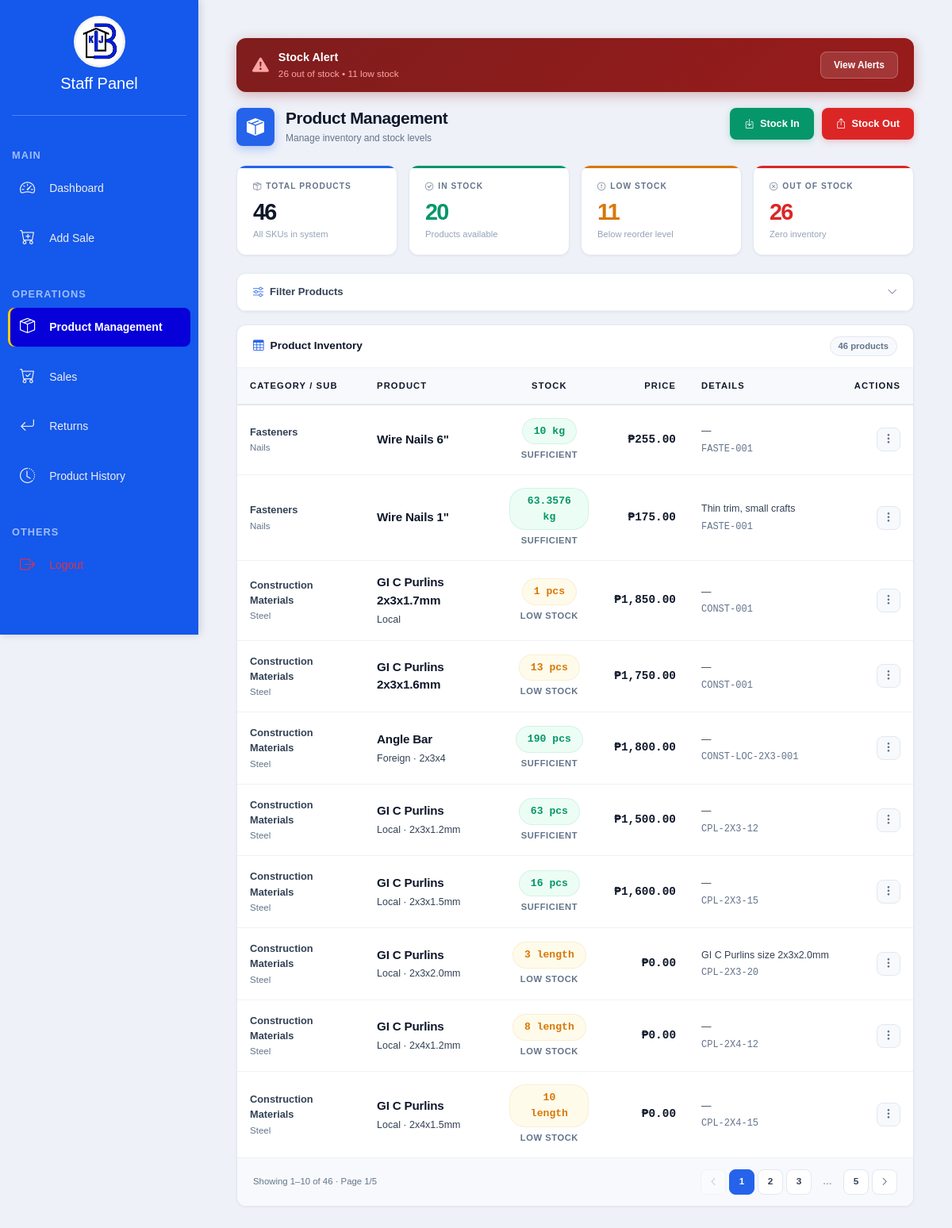
The app's page /staff_products.php (signed in) with its own data.
### tables this page shows
CREATE TABLE `products` (
  `product_id` int(11) NOT NULL,
  `product_name` varchar(255) NOT NULL,
  `brand` varchar(255) DEFAULT NULL,
  `variation` varchar(255) DEFAULT NULL,
  `category_id` int(11) NOT NULL,
  `subcategory_id` int(11) DEFAULT NULL,
  `unit` varchar(50) DEFAULT NULL,
  `supplier_price` decimal(10,2) DEFAULT 0.00,
  `selling_price` decimal(10,2) DEFAULT 0.00,
  `stock` decimal(10,4) DEFAULT NULL,
  `reorder_level` decimal(10,4) DEFAULT NULL,
  `image_path` varchar(255) DEFAULT NULL,
  `description` text DEFAULT NULL,
  `sku` varchar(255) NOT NULL,
  `created_at` timestamp NOT NULL DEFAULT current_timestamp(),
  `created_by` varchar(100) DEFAULT NULL,
  `last_updated_by` varchar(100) DEFAULT NULL,
  `is_archived` tinyint(1) NOT NULL DEFAULT 0,
  `expiring` tinyint(1) NOT NULL DEFAULT 0
);

CREATE TABLE `categories` (
  `category_id` int(11) NOT NULL,
  `category_name` varchar(255) NOT NULL,
  `created_at` timestamp NOT NULL DEFAULT current_timestamp(),
  `is_archived` tinyint(1) NOT NULL DEFAULT 0
);

CREATE TABLE `subcategories` (
  `subcategory_id` int(11) NOT NULL,
  `category_id` int(11) NOT NULL,
  `subcategory_name` varchar(255) NOT NULL,
  `image_path` varchar(255) DEFAULT NULL,
  `created_at` timestamp NOT NULL DEFAULT current_timestamp(),
  `is_archived` tinyint(1) NOT NULL DEFAULT 0
);

### project.php (called while the page is built, shortened)
<?php
function formatQty($q) {
    if ($q == (int)$q) return (int)$q;
    return rtrim(rtrim(number_format((float)$q, 4), '0'), '.');
}
?>

### staff_products.php (the view, shortened to what this page needs)
<?php
include 'project.php';
$limit = 10;
$page = isset($_GET['page']) && is_numeric($_GET['page']) && (int)$_GET['page'] > 0 ? (int)$_GET['page'] : 1;
$offset = ($page - 1) * $limit;
$lowStockQuery = $conn->query("
    SELECT product_name, brand, variation, unit, stock, reorder_level
    FROM products
    WHERE stock > 0 AND stock <= reorder_level AND reorder_level > 0
    ORDER BY stock ASC
");
$lowStockProducts = [];
if ($lowStockQuery && $lowStockQuery->num_rows > 0) {
    while ($row = $lowStockQuery->fetch_assoc()) {
        $lowStockProducts[] = $row;
    }
}
$outOfStockQuery = $conn->query("
    SELECT product_id, product_name, brand, variation, unit, stock, reorder_level, category_id
    FROM products
    WHERE stock = 0
    ORDER BY product_name ASC
");
$outOfStockProducts = [];
if ($outOfStockQuery && $outOfStockQuery->num_rows > 0) {
    while ($row = $outOfStockQuery->fetch_assoc()) {
        $outOfStockProducts[] = $row;
    }
}
$summary_row = $conn->query("\n    SELECT\n        COUNT(*) AS total_products,\n        SUM(CASE WHEN stock > 0 THEN 1 ELSE 0 END) AS in_stock,\n        SUM(CASE WHEN stock = 0 THEN 1 ELSE 0 END) AS out_of_stock,\n        SUM(CASE WHEN reorder_level > 0 AND stock > 0 AND stock <= reorder_level THEN 1 ELSE 0 END) AS low_stock\n    FROM products\n")->fetch_assoc();
$total_products_summary = (int)($summary_row['total_products'] ?? 0);
$in_stock_count = (int)($summary_row['in_stock'] ?? 0);
$out_of_stock_count = (int)($summary_row['out_of_stock'] ?? 0);
$low_stock_count = (int)($summary_row['low_stock'] ?? 0);
$params = [];
$types = '';
$brand_filter = trim($_GET['brand_filter'] ?? '');
$variant_filter = trim($_GET['variant_filter'] ?? '');
$count_sql = "
    SELECT COUNT(p.product_id)
    FROM products p
    LEFT JOIN categories c ON p.category_id = c.category_id
    LEFT JOIN subcategories s ON p.subcategory_id = s.subcategory_id
";
$count_stmt = $conn->prepare($count_sql);
$count_stmt->execute();
$count_stmt->bind_result($total_products);
$total_pages = ceil($total_products / $limit);
$sql = "
    SELECT p.*, p.unit, p.brand, p.variation, p.sku, c.category_name, s.subcategory_name
    FROM products p
    LEFT JOIN categories c ON p.category_id = c.category_id
    LEFT JOIN subcategories s ON p.subcategory_id = s.subcategory_id
";
$sql .= " ORDER BY p.created_at DESC LIMIT ? OFFSET ?";
$stmt = $conn->prepare($sql);
$pagination_types = $types . 'ii';
$pagination_params = array_merge($params, [$limit, $offset]);
if (!empty($pagination_params)) {
    $stmt->bind_param($pagination_types, ...$pagination_params);
}
$stmt->execute();
$result = $stmt->get_result();
function buildPaginationUrl($page, $get_params) {
    unset($get_params['page']);
    $get_params['page'] = $page;
    return 'staff_products.php?' . http_build_query($get_params);
}
?>
<!DOCTYPE html>
<html lang="en">
<head>
    <link href="https://cdn.jsdelivr.net/npm/bootstrap@5.3.3/dist/css/bootstrap.min.css" rel="stylesheet">
    <link rel="stylesheet" href="https://cdnjs.cloudflare.com/ajax/libs/font-awesome/6.4.0/css/all.min.css">
    <link rel="stylesheet" href="https://cdn.jsdelivr.net/npm/bootstrap-icons/font/bootstrap-icons.css">
    <link rel="stylesheet" href="css/admin1.css">
    <link rel="stylesheet" href="css/alert.css">
</head>
<body>
<div class="d-flex">
  <div class="sidebar flex-column p-0" id="sidebar">
    <div class="sidebar-logo text-center">
      <img src="images/logo.png" alt="Inventory Logo">
      <h5 class="mt-2 text-white">Staff Panel</h5>
    </div>
    <hr class="text-white">
    <ul class="nav flex-column">
      <li class="sidebar-title">Main</li>
      <li class="nav-item mb-2"><a class="nav-link" href="staff_dashboard.php"><i class="bi bi-speedometer2 me-2"></i> Dashboard</a></li>
       <li class="nav-item mb-2"><a class="nav-link " href="staff_add_sale.php"><i class="bi bi-cart-plus me-2"></i> Add Sale</a></li>
      <li class="sidebar-title">Operations</li>
      <li class="nav-item mb-2"><a class="nav-link active" href="staff_products.php"><i class="bi bi-box-seam me-2"></i> Product Management</a></li>
      <li class="nav-item mb-2"><a class="nav-link" href="purchased_history.php"><i class="bi bi-cart-check me-2"></i> Sales</a></li>
      <li class="nav-item mb-2"><a class="nav-link" href="staff_returns.php"><i class="bi bi-arrow-return-left me-2"></i> Returns</a></li>
      <li class="nav-item mb-2"><a class="nav-link" href="staff_product_history.php"><i class="bi bi-clock-history me-2"></i> Product History</a></li>
      <li class="sidebar-title">Others</li>
      <li class="nav-item"><a class="nav-link text-danger" href="logout.php"><i class="bi bi-box-arrow-right me-2"></i> Logout</a></li>
    </ul>
  </div>
    <div class="content flex-grow-1">
        <div class="main-wrap">
            <?php if (!empty($lowStockProducts) || !empty($outOfStockProducts)): ?>
            <div class="alert-banner">
                <div class="alert-banner-left">
                    <i class="bi bi-exclamation-triangle-fill alert-banner-icon"></i>
                    <div>
                        <div class="alert-banner-title">Stock Alert</div>
                        <div class="alert-banner-sub">
                            <?= count($outOfStockProducts) ?> out of stock • <?= count($lowStockProducts) ?> low stock
                        </div>
                    </div>
                </div>
                <button type="button" class="btn-alert-view" data-bs-toggle="modal" data-bs-target="#lowStockModal">
                    View Alerts
                </button>
            </div>
            <?php endif; ?>
            <div class="page-hdr">
                <div class="page-hdr-left">
                    <div class="page-hdr-icon"><i class="bi bi-box-seam-fill"></i></div>
                    <div>
                        <h4>Product Management</h4>
                        <p>Manage inventory and stock levels</p>
                    </div>
                </div>
                <div class="hdr-actions">
                    <button class="btn-hdr green" data-bs-toggle="modal" data-bs-target="#stockInModal">
                        <i class="bi bi-box-arrow-in-down"></i> Stock In
                    </button>
                    <button class="btn-hdr red" data-bs-toggle="modal" data-bs-target="#stockOutModal">
                        <i class="bi bi-box-arrow-up"></i> Stock Out
                    </button>
                </div>
            </div>
            <div class="stat-row">
                <div class="stat-card">
                    <div class="stat-lbl"><i class="bi bi-box-seam"></i> Total Products</div>
                    <div class="stat-val"><?= number_format($total_products_summary) ?></div>
                    <div class="stat-sub">All SKUs in system</div>
                </div>
                <div class="stat-card g">
                    <div class="stat-lbl"><i class="bi bi-check-circle"></i> In Stock</div>
                    <div class="stat-val" style="color:var(--green)"><?= number_format($in_stock_count) ?></div>
                    <div class="stat-sub">Products available</div>
                </div>
                <div class="stat-card a">
                    <div class="stat-lbl"><i class="bi bi-exclamation-circle"></i> Low Stock</div>
                    <div class="stat-val" style="color:var(--amber)"><?= number_format($low_stock_count) ?></div>
                    <div class="stat-sub">Below reorder level</div>
                </div>
                <div class="stat-card r">
                    <div class="stat-lbl"><i class="bi bi-x-circle"></i> Out of Stock</div>
                    <div class="stat-val" style="color:var(--red)"><?= number_format($out_of_stock_count) ?></div>
                    <div class="stat-sub">Zero inventory</div>
                </div>
            </div>
            <div class="panel">
                <div class="panel-header" id="filterPanelBtn">
                    <div class="panel-hl">
                        <i class="bi bi-sliders"></i>
                        Filter Products
                    </div>
                    <i class="bi bi-chevron-down panel-chevron <?= ($brand_filter || $variant_filter) ? 'open' : '' ?>" id="filterChevron"></i>
                </div>
            </div>
            <div class="table-card">
                <div class="table-card-hdr">
                    <div class="table-card-title"><i class="bi bi-table"></i> Product Inventory</div>
                    <span class="record-pill"><?= number_format($total_products) ?> product<?= $total_products !== 1 ? 's' : '' ?></span>
                </div>
                <div style="overflow-x:auto;">
                    <?php if ($result && mysqli_num_rows($result) > 0): ?>
                    <table class="data-tbl">
                        <thead>
                            <tr>
                                <th>Category / Sub</th>
                                <th>Product</th>
                                <th style="text-align:center;">Stock</th>
                                <th style="text-align:right;">Price</th>
                                <th>Details</th>
                                <th style="text-align:right;">Actions</th>
                            </tr>
                        </thead>
                        <tbody>
                            <?php while ($row = mysqli_fetch_assoc($result)):
                                $sl = (float)$row['stock'];
                                $rl = (int)($row['reorder_level'] ?? 0);
                                if ($sl === 0)   { $bc='out';     $bt='Out of Stock'; }
                                elseif ($rl > 0 && $sl <= $rl) { $bc='low'; $bt='Low Stock'; }
                                else                 { $bc='ok';      $bt='Sufficient'; }
                            ?>
                            <tr>
                                <td>
                                    <div class="cell-cat"><?= htmlspecialchars($row['category_name'] ?? 'Unknown') ?></div>
                                    <div class="cell-subcat"><?= htmlspecialchars($row['subcategory_name'] ?? '—') ?></div>
                                </td>
                                <td>
                                    <div class="cell-name"><?= htmlspecialchars($row['product_name']) ?></div>
                                    <?php $meta = []; if (!empty($row['brand'])) $meta[] = htmlspecialchars($row['brand']); if (!empty($row['variation'])) $meta[] = htmlspecialchars($row['variation']); ?>
                                    <?php if (!empty($meta)): ?>
                                        <div class="cell-meta"><?= implode(' · ', $meta) ?></div>
                                    <?php endif; ?>
                                </td>
                                <td style="text-align:center;">
                                    <span class="stock-badge <?= $bc ?>">
                                        <span class="stock-num">
                                            <?= formatQty($sl) ?>
                                            <?= htmlspecialchars($row['unit']??'') ?>
                                        </span>
                                    </span>
                                    <div class="stock-status-lbl"><?= $bt ?></div>
                                </td>
                                <td style="text-align:right;">
                                    <div class="cell-price">₱<?= number_format($row['selling_price']??0, 2) ?></div>
                                </td>
                                <td>
                                    <div class="cell-desc" title="<?= htmlspecialchars($row['description']??'') ?>"><?= htmlspecialchars($row['description'] ?: '—') ?></div>
                                    <div class="cell-sku"><?= htmlspecialchars($row['sku']??'—') ?></div>
                                </td>
                                <td style="text-align:right;">
                                    <div class="dropdown">
                                        <button class="tbl-actions-btn dropdown-toggle" type="button" data-bs-toggle="dropdown" aria-expanded="false">
                                            <i class="bi bi-three-dots-vertical"></i>
                                        </button>
                                    </div>
                                </td>
                            </tr>
                            <?php endwhile; ?>
                        </tbody>
                    </table>
                    <?php endif; ?>
                </div>
                <?php if ($total_pages > 1): ?>
                <div class="pager-wrap">
                    <div class="pager-info">
                        Showing <?= min($offset+1,$total_products) ?>–<?= min($offset+$limit,$total_products) ?> of <?= number_format($total_products) ?> · Page <?= $page ?>/<?= $total_pages ?>
                    </div>
                    <div class="pager">
                        <?php if ($page>1): ?><a href="<?= buildPaginationUrl($page-1,$_GET) ?>"><i class="bi bi-chevron-left" style="font-size:.7rem"></i></a><?php else: ?><span class="disabled"><i class="bi bi-chevron-left" style="font-size:.7rem"></i></span><?php endif; ?>
                        <?php $sp=max(1,$page-2); $ep=min($total_pages,$page+2);
                        for($i=$sp;$i<=$ep;$i++) echo '<a href="'.buildPaginationUrl($i,$_GET).'" class="'.($i===$page?'active':'').'">'.$i.'</a>';
                        if($ep<$total_pages){if($ep<$total_pages-1)echo '<span class="dots">…</span>';echo '<a href="'.buildPaginationUrl($total_pages,$_GET).'">'.$total_pages.'</a>';}
                        ?>
                        <?php if ($page<$total_pages): ?><a href="<?= buildPaginationUrl($page+1,$_GET) ?>"><i class="bi bi-chevron-right" style="font-size:.7rem"></i></a><?php else: ?><span class="disabled"><i class="bi bi-chevron-right" style="font-size:.7rem"></i></span><?php endif; ?>
                    </div>
                </div>
                <?php endif; ?>
            </div>
        </div>
    </div>
</div>
</body>
</html>

### records on screen
products: category.category_name "Fasteners", subcategory.subcategory_name "Nails", product_name "Wire Nails 6\"", stock "10", unit "kg", bt "SUFFICIENT", selling_price "255.00", description "—", sku "FASTE-001"
products: category.category_name "Fasteners", subcategory.subcategory_name "Nails", product_name "Wire Nails 1\"", stock "63.3576", unit "kg", bt "SUFFICIENT", selling_price "175.00", description "Thin trim, small crafts", sku "FASTE-001"
products: category.category_name "Construction Materials", subcategory.subcategory_name "Steel", product_name "GI C Purlins 2x3x1.7mm", meta "Local", stock "1", unit "pcs", bt "LOW STOCK", selling_price "1,850.00", description "—", sku "CONST-001"
products: category.category_name "Construction Materials", subcategory.subcategory_name "Steel", product_name "GI C Purlins 2x3x1.6mm", stock "13", unit "pcs", bt "LOW STOCK", selling_price "1,750.00", description "—", sku "CONST-001"
products: category.category_name "Construction Materials", subcategory.subcategory_name "Steel", product_name "Angle Bar", meta "Foreign · 2x3x4", stock "190", unit "pcs", bt "SUFFICIENT", selling_price "1,800.00", description "—", sku "CONST-LOC-2X3-001"
products: category.category_name "Construction Materials", subcategory.subcategory_name "Steel", product_name "GI C Purlins", meta "Local · 2x3x1.2mm", stock "63", unit "pcs", bt "SUFFICIENT", selling_price "1,500.00", description "—", sku "CPL-2X3-12"
products: category.category_name "Construction Materials", subcategory.subcategory_name "Steel", product_name "GI C Purlins", meta "Local · 2x3x1.5mm", stock "16", unit "pcs", bt "SUFFICIENT", selling_price "1,600.00", description "—", sku "CPL-2X3-15"
products: category.category_name "Construction Materials", subcategory.subcategory_name "Steel", product_name "GI C Purlins", meta "Local · 2x3x2.0mm", stock "3", unit "length", bt "LOW STOCK", selling_price "0.00", description "GI C Purlins size 2x3x2.0mm", sku "CPL-2X3-20"
products: category.category_name "Construction Materials", subcategory.subcategory_name "Steel", product_name "GI C Purlins", meta "Local · 2x4x1.2mm", stock "8", unit "length", bt "LOW STOCK", selling_price "0.00", description "—", sku "CPL-2X4-12"
products: category.category_name "Construction Materials", subcategory.subcategory_name "Steel", product_name "GI C Purlins", meta "Local · 2x4x1.5mm", stock "10", unit "length", bt "LOW STOCK", selling_price "0.00", description "—", sku "CPL-2X4-15"

### other values on screen
count($outOfStockProducts) "26"
count($lowStockProducts) "11"
$total_products_summary "46"
$in_stock_count "20"
$low_stock_count "11"
$out_of_stock_count "26"
$total_products "46"
min($offset+1,$total_products) "1"
min($offset+$limit,$total_products) "10"
$page "1"
$total_pages "5"
